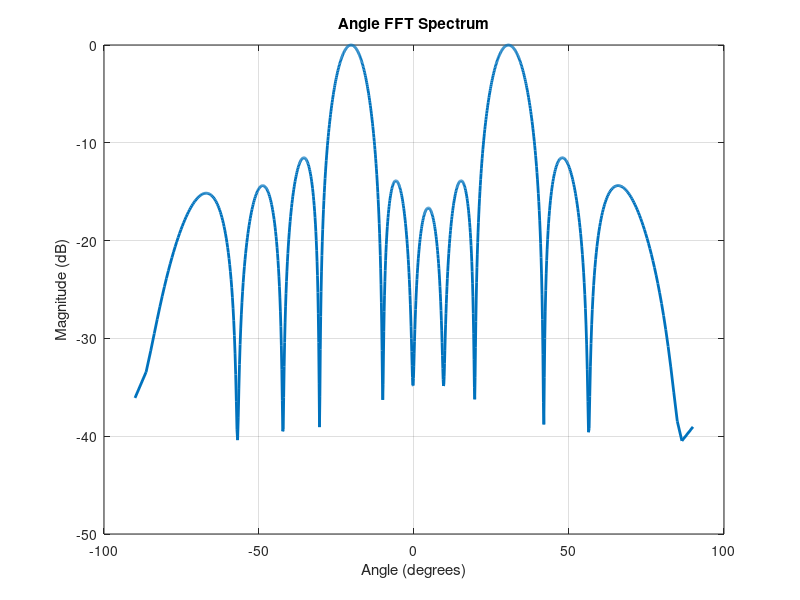

Write MATLAB code to recreate this figure. (Note: this script raises an error after producing the figure.)
clc;
clear;
close all;

% Parameters
fc = 60e9; % Carrier frequency (24.125 GHz for K-band radar)
c = 3e8; % Speed of light (m/s)
lambda = c / fc; % Wavelength (m)
d = lambda / 2; % Element spacing (half wavelength)
M = 12; % Number of receive antennas

% Generate synthetic data
% Define angles of arrival for two targets
theta1 = 30; % degrees
theta2 = -20; % degrees
angles = [theta1, theta2];

% Generate received signal at each antenna
% Assuming equal signal strength and no noise for simplicity
signal1 = exp(1j * 2 * pi * (0:M-1)' * sin(deg2rad(theta1)) * d / lambda);
signal2 = exp(1j * 2 * pi * (0:M-1)' * sin(deg2rad(theta2)) * d / lambda);

% Combine signals for each receive antenna
Rx_signal = signal1 + signal2;

% Perform Angle FFT
angle_scan = -90:0.1:90; % Angle scan range
N_fft = 1024; % Number of FFT points
angle_fft = fftshift(fft(Rx_signal, N_fft));

% Calculate angle spectrum
angle_spectrum = abs(angle_fft) / max(abs(angle_fft)); % Normalize

% Corresponding angle axis
angles_axis = asin(linspace(-1, 1, N_fft)) * (180/pi);

% Plot Angle FFT Spectrum
figure(99);
plot(angles_axis, mag2db(angle_spectrum), 'LineWidth', 2);
xlabel('Angle (degrees)');
ylabel('Magnitude (dB)');
title('Angle FFT Spectrum');
grid on;

% Find peaks in the spectrum
[pks, locs] = findpeaks(20*log10(angle_spectrum), 'SortStr', 'descend', 'NPeaks', 2);

% Display estimated angles of arrival
estimated_angles = angles_axis(locs);
disp('Estimated Angles of Arrival (degrees):');
disp(estimated_angles);
